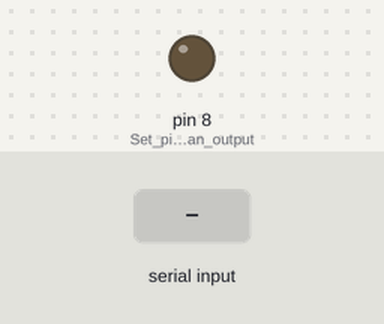
The sketch below on a simulated Arduino Uno, built with avr-gcc and run on an emulated ATmega328P. On the bench: output pins drawn as LEDs (lit = HIGH). Inputs (shaded band) come from the test bench.

Above: at 1.2 s.
1.3 s: "t" received over Serial
At 2.7 s:
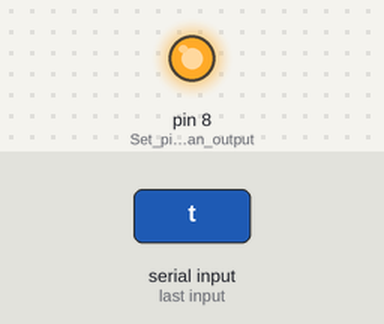
Timing chart, 0 to 4.3 s (numbered marks = the images above; inputs shaded):
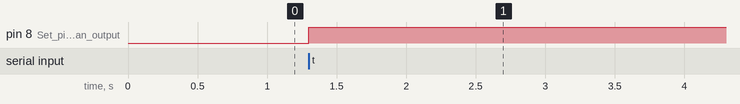

The sketch:

arduino.ino
```cpp
boolean state = false;
void setup() {

  pinMode(8, OUTPUT);   //Set pin as an output
  Serial.begin(9600);   //Start serial communication @9600 bps

}

void loop() {

  if (Serial.available()) {

    char val = Serial.read();

    if (val == 't') {
      if (state == false) {
        state = true;
        digitalWrite(8, HIGH);
      } else {
        state = false;
        digitalWrite(8, LOW );
      }
    }

  }
}
```

Measured:
- after the input at 1.3 s, pin 8 (Set_pin_as_an_output): LOW → HIGH at once
